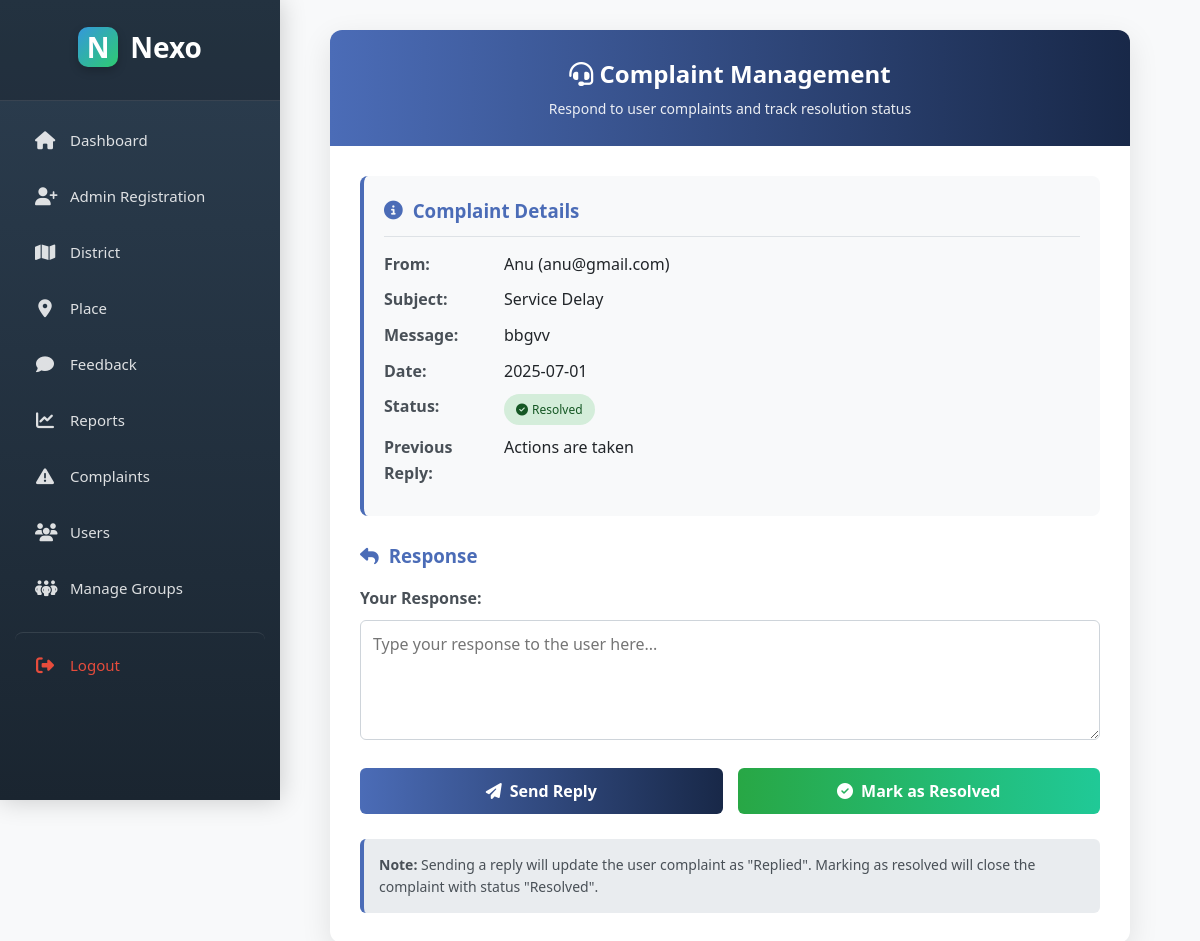
/Project/Admin/Reply.php?rid=3, run on the app's committed database.
### tables this page shows
CREATE TABLE `tbl_complaint` (
  `complaint_id` int(11) NOT NULL,
  `complaint_title` varchar(100) NOT NULL,
  `complaint_content` varchar(1500) NOT NULL,
  `complaint_reply` varchar(1500) NOT NULL,
  `complaint_status` int(11) NOT NULL DEFAULT 0,
  `complaint_date` date NOT NULL,
  `user_id` int(11) NOT NULL
);

CREATE TABLE `tbl_user` (
  `user_id` int(11) NOT NULL,
  `user_name` varchar(30) NOT NULL,
  `user_bio` varchar(2500) NOT NULL,
  `user_gender` varchar(10) NOT NULL,
  `user_status` enum('active','banned') DEFAULT 'active',
  `user_dob` date NOT NULL,
  `user_contact` varchar(11) NOT NULL,
  `user_email` varchar(30) NOT NULL,
  `user_password` varchar(2000) NOT NULL,
  `place_id` int(11) NOT NULL,
  `user_photo` varchar(100) NOT NULL
);

### Project/Admin/Reply.php (the view, shortened to what this page needs)
<?php
include("../Assets/Connection/Connection.php");
?>
<!DOCTYPE html>
<html lang="en">
<head>
    <link rel="stylesheet" href="https://cdnjs.cloudflare.com/ajax/libs/font-awesome/6.4.0/css/all.min.css">
</head>
<body>
    <div class="main-container">
        <div class="sidebar-space">
            <?php include 'Sidebar.php'?>
        </div>
        <div class="content-area">
            <div class="container">
                <div class="header">
                    <h1><i class="fas fa-headset"></i> Complaint Management</h1>
                    <p>Respond to user complaints and track resolution status</p>
                </div>
                <div class="content">
                    <?php
                    if(isset($_GET['rid'])) {
                        $complaint_id = $_GET['rid'];
                        $complaintQry = "SELECT * FROM tbl_complaint c INNER JOIN tbl_user u ON c.user_id=u.user_id WHERE complaint_id='$complaint_id'";
                        $complaintRes = $con->query($complaintQry);
                        if($complaintRes && $complaintRes->num_rows > 0) {
                            $complaintData = $complaintRes->fetch_assoc();
                    ?>
                    <div class="complaint-info">
                        <h3><i class="fas fa-info-circle"></i> Complaint Details</h3>
                        <div class="info-row">
                            <div class="info-label">From:</div>
                            <div class="info-value"><?php echo $complaintData['user_name']; ?> (<?php echo $complaintData['user_email']; ?>)</div>
                        </div>
                        <div class="info-row">
                            <div class="info-label">Subject:</div>
                            <div class="info-value"><?php echo $complaintData['complaint_title']; ?></div>
                        </div>
                        <div class="info-row">
                            <div class="info-label">Message:</div>
                            <div class="info-value"><?php echo $complaintData['complaint_content']; ?></div>
                        </div>
                        <div class="info-row">
                            <div class="info-label">Date:</div>
                            <div class="info-value"><?php echo $complaintData['complaint_date']; ?></div>
                        </div>
                        <div class="info-row">
                            <div class="info-label">Status:</div>
                            <div class="info-value">
                                <span class="status-badge <?php
                                    if($complaintData['complaint_status'] == 0) echo 'status-pending';
                                    else if($complaintData['complaint_status'] == 1) echo 'status-resolved';
                                    else echo 'status-replied';
                                ?>">
                                    <i class="fas <?php
                                        if($complaintData['complaint_status'] == 0) echo 'fa-clock';
                                        else if($complaintData['complaint_status'] == 1) echo 'fa-check-circle';
                                        else echo 'fa-reply';
                                    ?>"></i>
                                    <?php
                                    if($complaintData['complaint_status'] == 0) echo 'Pending';
                                    else if($complaintData['complaint_status'] == 1) echo 'Resolved';
                                    else echo 'Replied';
                                    ?>
                                </span>
                            </div>
                        </div>
                        <?php if(!empty($complaintData['complaint_reply'])): ?>
                        <div class="info-row">
                            <div class="info-label">Previous Reply:</div>
                            <div class="info-value"><?php echo $complaintData['complaint_reply']; ?></div>
                        </div>
                        <?php endif; ?>
                    </div>
                    <?php
                        }
                    }
                    ?>
                    <div class="form-section">
                        <h3><i class="fas fa-reply"></i> Response</h3>
                        <form id="responseForm" method="post" action="">
                            <div class="form-group">
                                <label for="txt_reply">Your Response:</label>
                                <textarea name="txt_reply" id="txt_reply" required placeholder="Type your response to the user here..."></textarea>
                            </div>
                            <div class="action-buttons">
                                <button type="submit" name="btn_reply" class="btn btn-reply">
                                    <i class="fas fa-paper-plane"></i> Send Reply
                                </button>
                                <button type="submit" name="btn_resolve" class="btn btn-resolve">
                                    <i class="fas fa-check-circle"></i> Mark as Resolved
                                </button>
                            </div>
                        </form>
                    </div>
                    <div class="info-note">
                        <p><strong>Note:</strong> Sending a reply will update the user complaint as "Replied". Marking as resolved will close the complaint with status "Resolved".</p>
                    </div>
                </div>
            </div>
        </div>
    </div>
</body>
</html>

### Project/Admin/Reply.php (style rules this page uses)
:root { --primary: #4361ee; --secondary: #3f37c9; --success: #4cc9f0; --info: #4895ef; --warning: #f72585; --light: #f8f9fa; --dark: #212529; --gray: #6c757d; --sidebar-width: 260px; --border-radius: 10px; --box-shadow: 0 4px 20px rgba(0, 0, 0, 0.08); --transition: all 0.3s ease; }
* { margin: 0; padding: 0; box-sizing: border-box; font-family: 'Segoe UI', Tahoma, Geneva, Verdana, sans-serif; }
body { background-color: #f5f7fb; color: #495057; line-height: 1.6; display: flex; min-height: 100vh; }
.main-container { display: flex; width: 100%; min-height: 100vh; }
.sidebar-space { width: var(--sidebar-width); min-height: 100vh; flex-shrink: 0; background: transparent; }
.content-area { flex: 1; padding: 30px; display: flex; justify-content: center; align-items: flex-start; }
.container { width: 100%; max-width: 800px; background: white; border-radius: 12px; box-shadow: 0 10px 30px rgba(0, 0, 0, 0.1); overflow: hidden; }
.header { background: linear-gradient(to right, #4b6cb7, #182848); color: white; padding: 25px; text-align: center; }
.header h1 { font-size: 24px; margin-bottom: 5px; }
.header p { font-size: 14px; opacity: 0.9; }
.content { padding: 30px; }
.complaint-info { background-color: #f8f9fa; padding: 20px; border-radius: 8px; margin-bottom: 25px; border-left: 4px solid #4b6cb7; }
.complaint-info h3 { color: #4b6cb7; margin-bottom: 15px; padding-bottom: 10px; border-bottom: 1px solid #dee2e6; display: flex; align-items: center; gap: 10px; }
.info-row { display: flex; margin-bottom: 10px; }
.info-label { font-weight: 600; width: 120px; color: #495057; }
.info-value { flex: 1; color: #212529; }
.status-badge { padding: 6px 12px; border-radius: 20px; font-size: 12px; font-weight: 500; display: inline-flex; align-items: center; gap: 4px; }
.status-resolved { background-color: #d4edda; color: #155724; }
.form-section { margin-bottom: 25px; }
.form-section h3 { color: #4b6cb7; margin-bottom: 15px; display: flex; align-items: center; gap: 10px; }
.form-group { margin-bottom: 20px; }
.form-group label { display: block; margin-bottom: 8px; font-weight: 600; color: #495057; }
textarea { width: 100%; padding: 12px; border: 1px solid #ced4da; border-radius: 6px; font-size: 16px; resize: vertical; min-height: 120px; transition: var(--transition); }
.action-buttons { display: flex; gap: 15px; }
.btn { padding: 12px 20px; border-radius: 6px; font-size: 16px; font-weight: 600; cursor: pointer; transition: var(--transition); border: none; flex: 1; display: flex; align-items: center; justify-content: center; gap: 8px; }
.btn-reply { background: linear-gradient(to right, #4b6cb7, #182848); color: white; }
.btn-resolve { background: linear-gradient(to right, #28a745, #20c997); color: white; }
.info-note { background-color: #e9ecef; padding: 15px; border-radius: 6px; font-size: 14px; color: #495057; border-left: 4px solid #4b6cb7; }
.complaint-info, .form-section { animation: fadeIn 0.5s ease; }

### Project/Admin/Sidebar.php (style rules this page uses)
body { margin: 0; font-family: 'Segoe UI', Tahoma, Geneva, Verdana, sans-serif; display: flex; min-height: 100vh; background-color: #f8f9fa; }

### data on the page
tbl_complaint: user.user_name "Anu", user.user_email "anu@gmail.com", complaint_title "Service Delay", complaint_content "bbgvv", complaint_date "2025-07-01", complaint_reply "Actions are taken"
